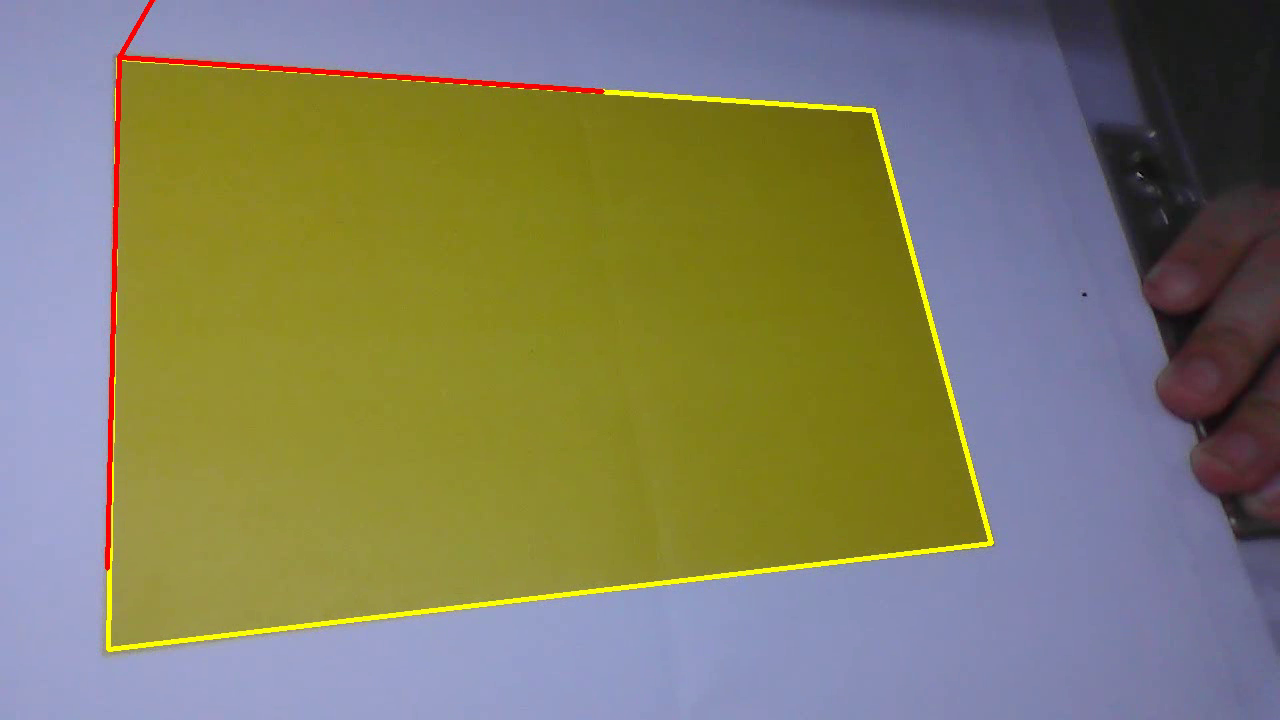
#> input picture frame 3 of output_video.mp4, 1280 x 720 px, given in place of yellow2.mp4, which was not available
$ python '物体位姿解算.py'
#> lines starting #> are read from the running program, lines starting #| are printed output that depends on the picture; after the words box and inside, x2 and y2 are one past the last pixel; in counts of white or black regions, pixels touching at a corner belong together; pictures that were not available may be replaced by others from this repository, and a replacement may not be noted
import cv2
import numpy as np
# 初始化zb列表 - 使用4x2的嵌套列表存储四个点的坐标
rows = 4
cols = 2
zb = [[0 for _ in range(cols)] for _ in range(rows)]
output_video = "output_video.mp4"
cv2.namedWindow('mp4_out', cv2.WINDOW_NORMAL)
cv2.resizeWindow('mp4_out', 1200, 800)
video = cv2.VideoCapture("yellow2.mp4")
if not video.isOpened():
    print("无法打开视频文件")
    exit()
# 获取视频信息
fps = video.get(cv2.CAP_PROP_FPS)
width = int(video.get(cv2.CAP_PROP_FRAME_WIDTH))
height = int(video.get(cv2.CAP_PROP_FRAME_HEIGHT))
# 创建视频写入对象
fourcc = cv2.VideoWriter_fourcc(*'mp4v')  # MP4编码
out = cv2.VideoWriter(output_video, fourcc, fps, (width, height))
frame_count = 0
# 黄色HSV范围（根据实际情况调整）
yellow_lower = np.array([23, 100, 100])
yellow_upper = np.array([30, 255, 255])
def order_points(pts):
    # 按y坐标升序排序（y值小的在上方）
    y_sorted = pts[np.argsort(pts[:, 1])]
    # 取y坐标最小的两个点（上边点）
    top_points = y_sorted[:2]
    top_points = top_points[np.argsort(top_points[:, 0])]
    tl = top_points[0]  # 左上角（y最小且x最小）
    tr = top_points[1]  # 右上角（y最小但x较大）
    # 取y坐标最大的两个点（下边点）
    bottom_points = y_sorted[2:]
    # 在y坐标最大的两个点中，按x坐标升序排序（x值小的在左侧）
    bottom_points = bottom_points[np.argsort(bottom_points[:, 0])]
    bl = bottom_points[0]  # 左下角（y最大但x最小）
    br = bottom_points[1]  # 右下角（y最大且x最大）
    return np.array([tl, tr, br, bl], dtype=np.float32)
while True:
    ret, frame = video.read()
#> frame is the input picture: shape (720, 1280, 3); mean B, G, R 99, 126.8, 129.2
    if not ret:
        print("视频播放完毕")
        break

    frame_count += 1
    frame_1 = frame.copy()

    # 转换为HSV颜色空间
    hsv = cv2.cvtColor(frame, cv2.COLOR_BGR2HSV)
#> hsv: shape (720, 1280, 3); mean H, S, V 74.6, 124.3, 149.5

    # 创建黄色掩膜
    mask = cv2.inRange(hsv, yellow_lower, yellow_upper)
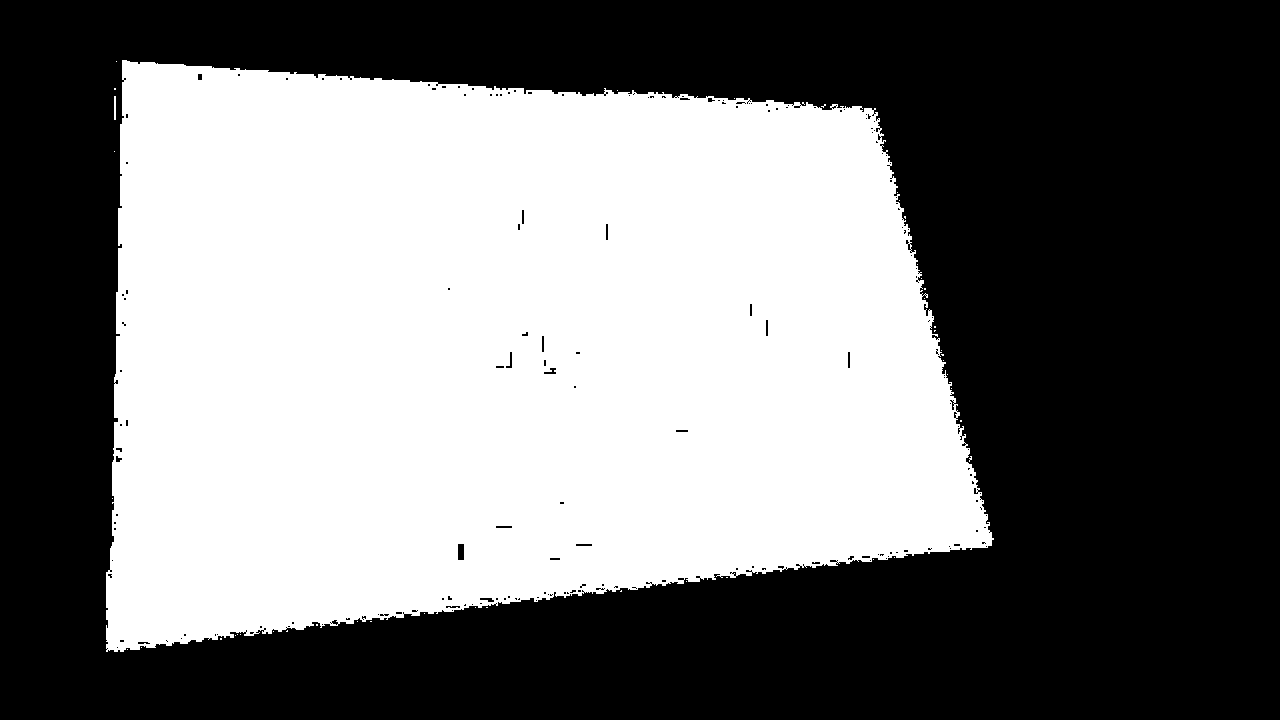
#> mask: shape (720, 1280); 45.5% white; 45 white regions (43 under 20 px)


    contours, _ = cv2.findContours(mask, cv2.RETR_EXTERNAL, cv2.CHAIN_APPROX_SIMPLE)
#> contours = 45 contours, 43 with area under 20; largest, box (x1, y1, x2, y2) and area: (106, 60, 994, 652) 419462, (114, 96, 116, 120) 23

    # 重置检测点
    detected_count = 0
    # 处理每个轮廓
    for contour in contours:
        # 计算轮廓面积
        area = cv2.contourArea(contour)

        # 筛选条件 - 只处理大面积的黄色区域
        if 300000 < area < 600000:
            # 多边形逼近
            peri = cv2.arcLength(contour, True)
            approx = cv2.approxPolyDP(contour, 0.03 * peri, True)
            # 计算凸包
            hull = cv2.convexHull(approx)
            # 确保是四边形
            if len(approx) == 4:
                # 确保凸包是凸四边形
                if len(hull) == 4:
                    # 存储顶点
                    quad_pts = approx.reshape(-1, 2)

                    # 对顶点进行排序
                    ordered_pts = order_points(quad_pts)

                    # 存储到zb
                    for i in range(4):
                        zb[i][0] = ordered_pts[i][0]
                        zb[i][1] = ordered_pts[i][1]

                    detected_count = 1  # 只需要检测一个四边形

                    # 绘制四边形轮廓
                    cv2.drawContours(frame, [hull], -1, (0, 255, 255), 3)
#> this loop made 45 passes
#> (area, peri, quad_pts, ordered_pts, detected_count) on pass 45: (419461.5, 3793.5, [[122, 60], [106, 651], [991, 545], [875, 108]], [[122, 60], [875, 108], [991, 545], [106, 651]], 1)
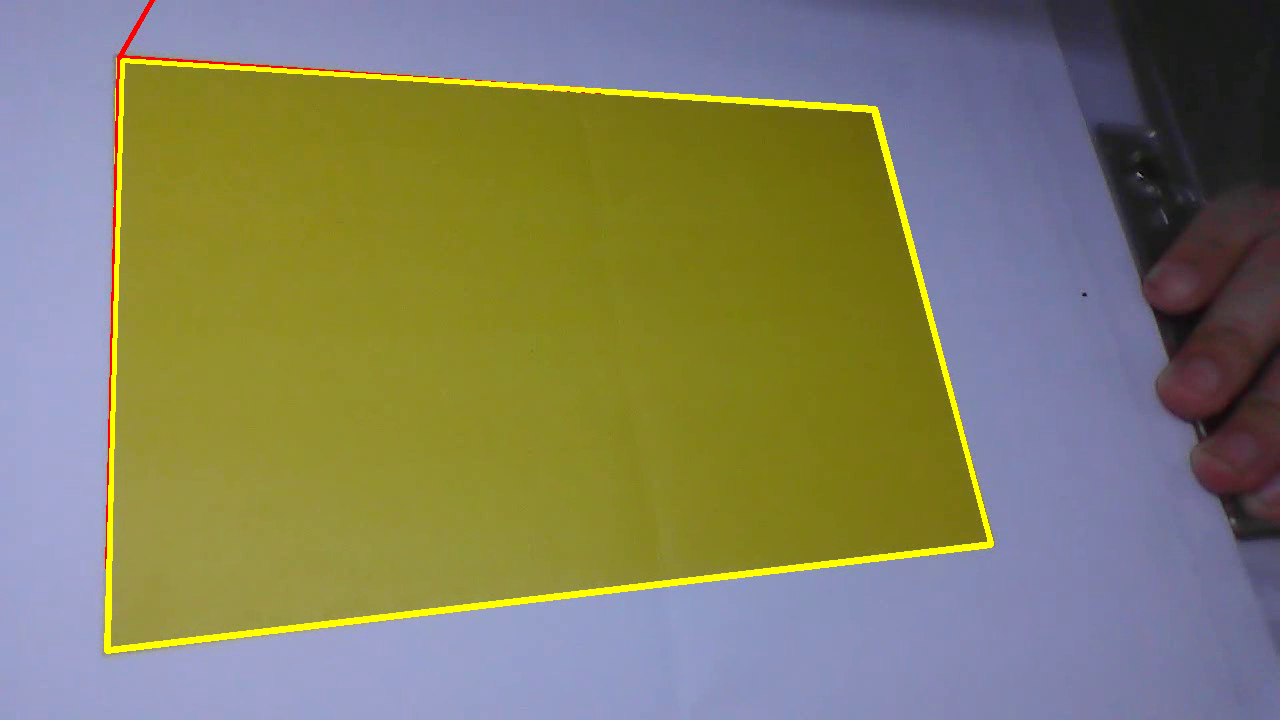
#> frame: shape (720, 1280, 3); 1.41% of pixels changed, all inside (x1, y1, x2, y2) = (104, 58, 994, 654)
#> after the loop, zb = [[122, 60], [875, 108], [991, 545], [106, 651]]
    # 只有检测到四边形时才计算位姿
    if detected_count == 1:
        # 定义实际坐标（单位：毫米）
        objectPoints = np.array([
            [0, 0, 0],  # 左上角 (TL)
            [174, 0, 0],  # 右上角 (TR)
            [174, 113, 0],  # 右下角 (BR)
            [0, 113, 0]  # 左下角 (BL)
        ], dtype=np.float32)
        # 图像点坐标
        imagePoints = np.array(zb, dtype=np.float32).reshape(-1, 1, 2)
#> imagePoints = [[122, 60], [875, 108], [991, 545], [106, 651]]
        cameraMatrix = np.array([
            [964.4264, 0, 644.4063],
            [0, 965.7578, 362.3195],
            [0, 0, 1]], dtype=np.float32)
        distCoeffs = np.array([0.073972, -0.005636, 0.000213, 0.001868, -0.313172], dtype=np.float32)
        # 使用solvePnP求解相机姿态
        _, rvec, tvec = cv2.solvePnP(
            objectPoints,
            imagePoints,
            cameraMatrix,
            distCoeffs
        )
#> rvec = [-0.346, -0.341, -0.0957]; tvec = [-103.5, -59.61, 191.9]
        axis_points = np.array([
                [0, 0, 0],  # 原点
                [100, 0, 0],  # X轴
                [0, 100, 0],  # Y轴
                [0, 0, -90]  # Z轴
            ], dtype=np.float32)
        projected_axis_points, _ = cv2.projectPoints(axis_points, rvec, tvec, cameraMatrix, distCoeffs)
#> projected_axis_points = [[120.9, 60.19], [603, 92.01], [107, 569.7], [227, -143.2]]
        projected_axis_points = projected_axis_points.reshape(-1, 2).astype(int)
#> projected_axis_points = [[120, 60], [603, 92], [106, 569], [227, -143]]
        origin = tuple(projected_axis_points[0])
#> origin = (120, 60)
        for i in range(1, len(projected_axis_points)):
            end_point = tuple(projected_axis_points[i])
            cv2.line(frame, origin, end_point, (0, 0, 255), 4)
#> this loop made 3 passes
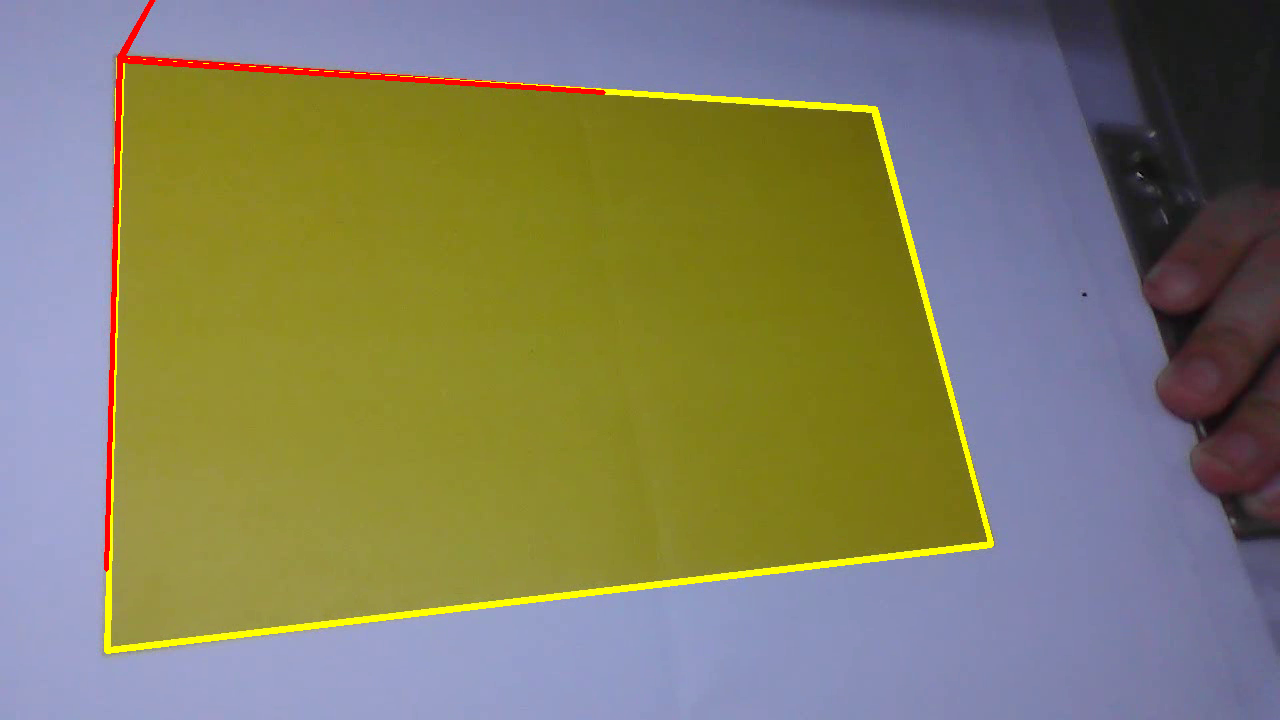
#> frame: shape (720, 1280, 3); 0.57% of pixels changed, all inside (x1, y1, x2, y2) = (104, 0, 606, 572)
    cv2.imshow("mp4_out", frame)
    # 查看掩膜效果以看筛选效果
    #cv2.imshow("Yellow Mask", mask)
    out.write(frame)

    # 按ESC退出
    key = cv2.waitKey(60)
#> (key Esc is pressed here)
    if key == 27:  # ESC键
        break
    elif key == ord(' '):  # 空格键暂停
        cv2.waitKey(0)
    elif key == ord('s'):  # 保存当前帧
        cv2.imwrite(f"frame_{frame_count}.png", frame)

# 释放资源
video.release()
cv2.destroyAllWindows()
out.release()

$ run again, starting later in the video
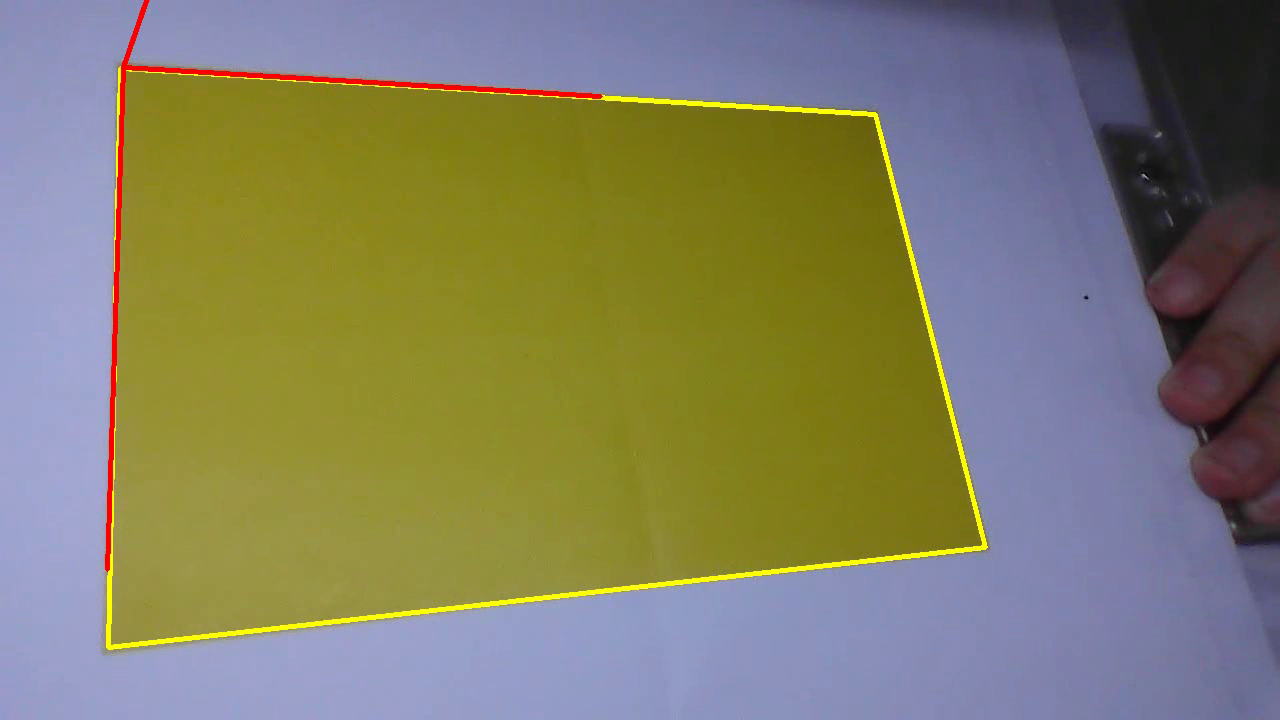
#> input picture frame 14 of output_video.mp4, 1280 x 720 px, given in place of yellow2.mp4, which was not available
#> frame is the input picture: shape (720, 1280, 3); mean B, G, R 100.7, 126.9, 129.3
#> hsv: shape (720, 1280, 3); mean H, S, V 75.3, 122.7, 150.1
#> `mask = cv2.inRange(hsv, yellow_lower, yellow_upper)`:
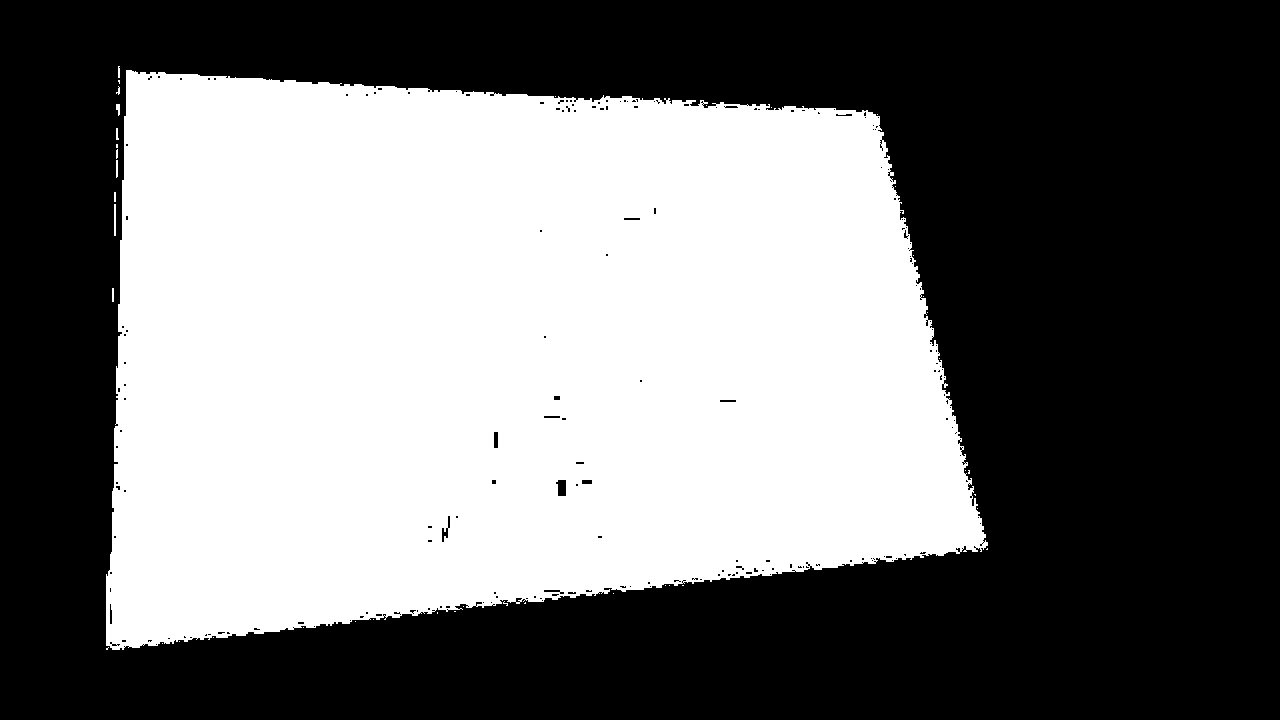
#> mask: shape (720, 1280); 44.9% white; 42 white regions (34 under 20 px)
#> contours = 42 contours, 39 with area under 20; largest, box (x1, y1, x2, y2) and area: (106, 70, 988, 650) 413188, (114, 204, 116, 236) 31, (116, 104, 120, 116) 21
#> the loop `for contour in contours:` made 42 passes
#> (area, peri, quad_pts, ordered_pts, detected_count) on pass 41: (413188, 3667.3, [[126, 70], [112, 649], [987, 545], [872, 112]], [[126, 70], [872, 112], [987, 545], [112, 649]], 1)
#> after the loop `for contour in contours:`: zb = [[126, 70], [872, 112], [987, 545], [112, 649]]
#> rvec = [-0.349, -0.331, -0.0971]; tvec = [-104.5, -58.74, 195.6]
#> `projected_axis_points, _ = cv2.projectPoints(axis_points, rvec, tvec, ..`: projected_axis_points = [[125.9, 70.04], [601, 97.88], [112.5, 569.9], [194.1, -166.3]]
#> `projected_axis_points = projected_axis_points.reshape(-1, 2).astype(int)`: projected_axis_points = [[125, 70], [601, 97], [112, 569], [194, -166]]
#> origin = (125, 70)
#> the loop `for i in range(1, len(projected_axis_points)):` made 3 passes
#> after the loop `for i in range(1, len(projected_axis_points)):`:
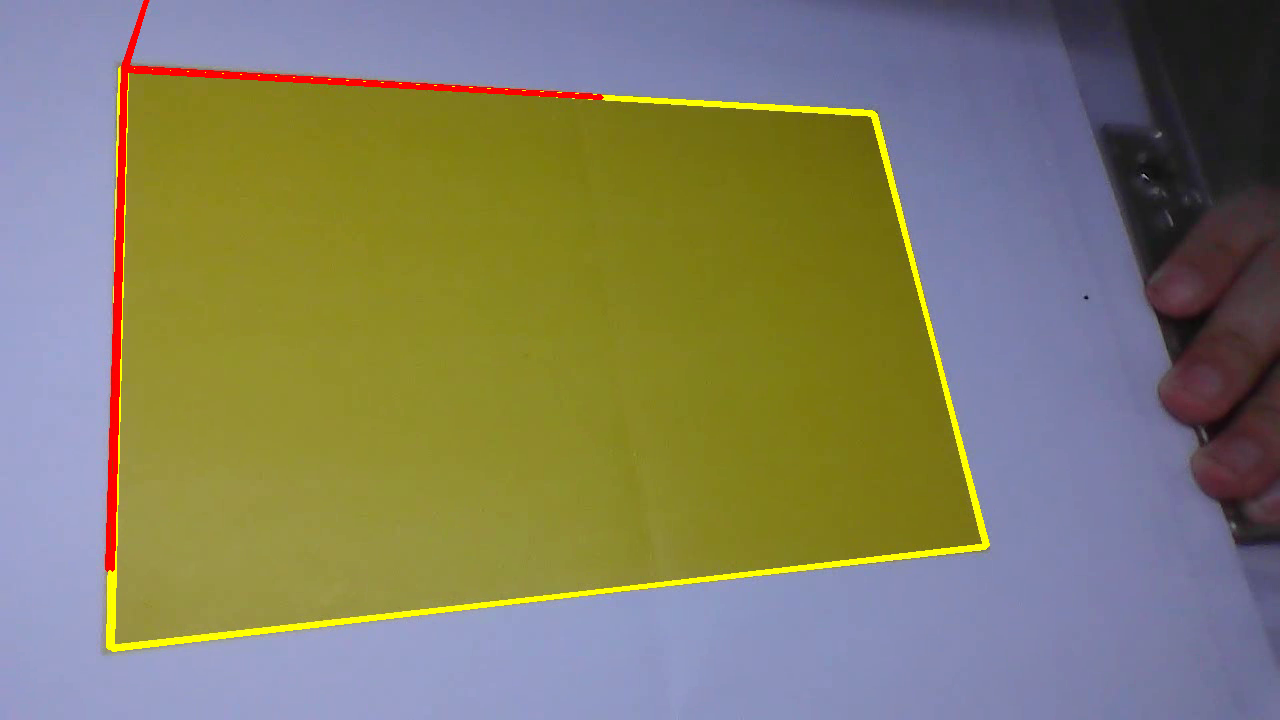
#> frame: shape (720, 1280, 3); mean B, G, R 100.2, 126.8, 130
